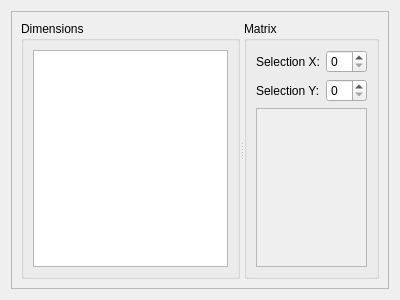
<?xml version="1.0" encoding="UTF-8"?>
<ui version="4.0">
 <class>Form</class>
 <widget class="QWidget" name="Form">
  <property name="geometry">
   <rect>
    <x>0</x>
    <y>0</y>
    <width>400</width>
    <height>300</height>
   </rect>
  </property>
  <property name="windowTitle">
   <string>Form</string>
  </property>
  <layout class="QVBoxLayout" name="verticalLayout">
   <item>
    <widget class="QFrame" name="frame">
     <property name="sizePolicy">
      <sizepolicy hsizetype="Expanding" vsizetype="Preferred">
       <horstretch>0</horstretch>
       <verstretch>0</verstretch>
      </sizepolicy>
     </property>
     <property name="frameShape">
      <enum>QFrame::StyledPanel</enum>
     </property>
     <property name="frameShadow">
      <enum>QFrame::Raised</enum>
     </property>
     <layout class="QVBoxLayout" name="verticalLayout_3">
      <item>
       <widget class="QSplitter" name="splitterEditor">
        <property name="orientation">
         <enum>Qt::Horizontal</enum>
        </property>
        <widget class="QGroupBox" name="dimensionWidget">
         <property name="title">
          <string>Dimensions</string>
         </property>
         <layout class="QVBoxLayout" name="verticalLayout_2">
          <item>
           <widget class="QTableView" name="dimensionsTable">
            <property name="sizePolicy">
             <sizepolicy hsizetype="Expanding" vsizetype="Expanding">
              <horstretch>1</horstretch>
              <verstretch>1</verstretch>
             </sizepolicy>
            </property>
            <property name="verticalScrollMode">
             <enum>QAbstractItemView::ScrollPerPixel</enum>
            </property>
            <property name="horizontalScrollMode">
             <enum>QAbstractItemView::ScrollPerPixel</enum>
            </property>
           </widget>
          </item>
         </layout>
        </widget>
        <widget class="QGroupBox" name="matrixWidget">
         <property name="title">
          <string>Matrix</string>
         </property>
         <layout class="QGridLayout" name="gridLayout">
          <item row="0" column="0">
           <widget class="QLabel" name="selectionXLabel">
            <property name="enabled">
             <bool>true</bool>
            </property>
            <property name="text">
             <string>Selection X:</string>
            </property>
           </widget>
          </item>
          <item row="1" column="0">
           <widget class="QLabel" name="selectionYLabel">
            <property name="text">
             <string>Selection Y:</string>
            </property>
           </widget>
          </item>
          <item row="0" column="1">
           <widget class="UniqueSpinBox" name="selectionXSpinbox"/>
          </item>
          <item row="1" column="1">
           <widget class="UniqueSpinBox" name="selectionYSpinbox"/>
          </item>
          <item row="2" column="0" colspan="2">
           <widget class="QScrollArea" name="scrollAreaFE">
            <property name="sizePolicy">
             <sizepolicy hsizetype="Expanding" vsizetype="Expanding">
              <horstretch>1</horstretch>
              <verstretch>1</verstretch>
             </sizepolicy>
            </property>
            <property name="widgetResizable">
             <bool>true</bool>
            </property>
            <widget class="QWidget" name="scrollAreaWidgetContents">
             <property name="geometry">
              <rect>
               <x>0</x>
               <y>0</y>
               <width>135</width>
               <height>129</height>
              </rect>
             </property>
            </widget>
           </widget>
          </item>
         </layout>
        </widget>
       </widget>
      </item>
     </layout>
    </widget>
   </item>
  </layout>
 </widget>
 <customwidgets>
  <customwidget>
   <class>UniqueSpinBox</class>
   <extends>QSpinBox</extends>
   <header>UniqueSpinBox</header>
  </customwidget>
 </customwidgets>
 <resources/>
 <connections/>
</ui>
